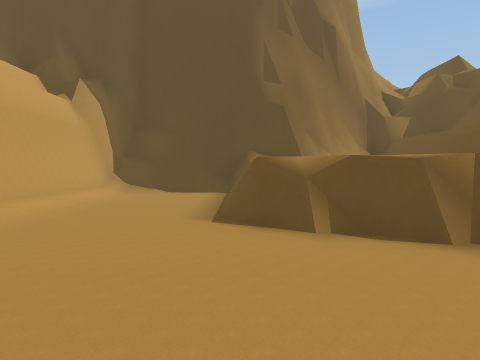
View 1 (above)

24 first-person views from a walk through a Unity game level. The camera is 1.2 m above the floor, tilts 2° down and sees 70° across. The floor is counted in squares, 1.97 m on a side. Each view is taken from the middle of a square. On the plan, view 1 faces up. The plan holds only what a view shows up to about 10 squares ahead; the rest is blank. The place goes on beyond the plan. The player is left out. Some surface patterns are stand-ins.

View 2
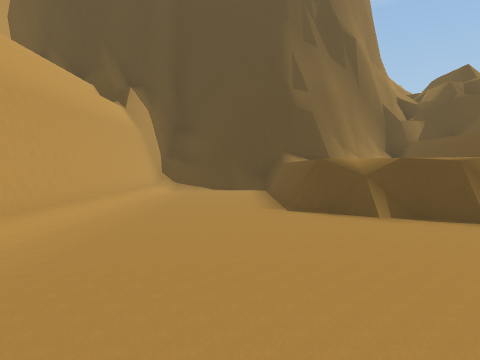

View 3
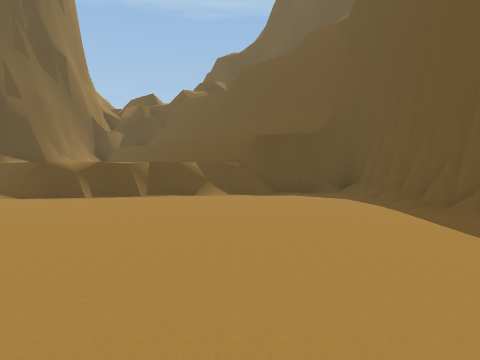

View 4
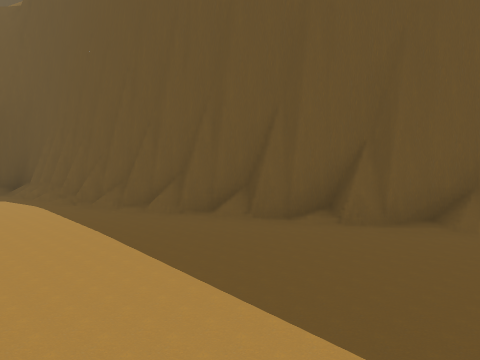

View 5
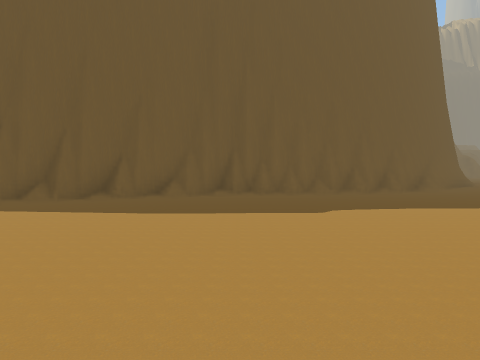

View 6
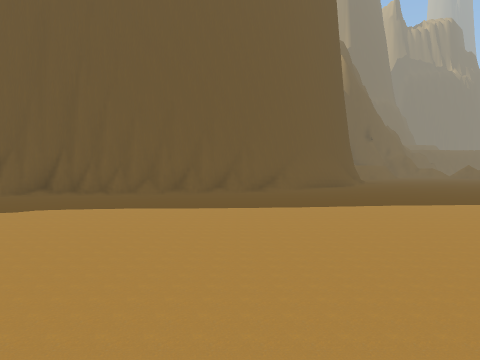

View 7
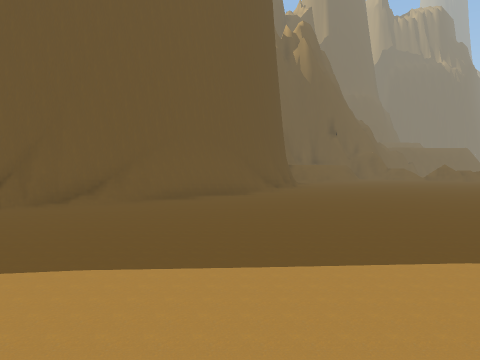

View 8
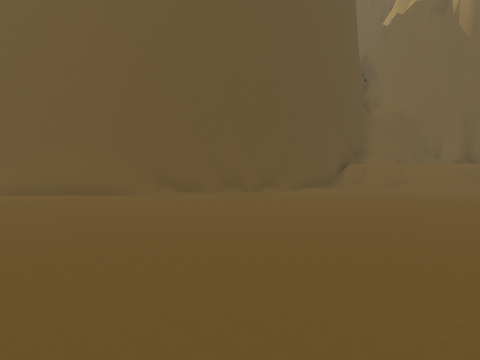

View 9
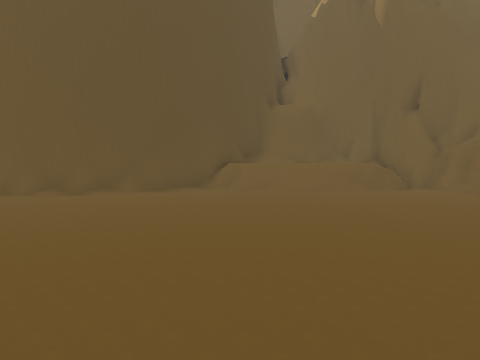

View 10
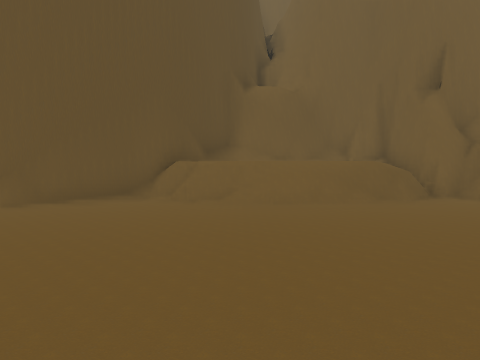

View 11
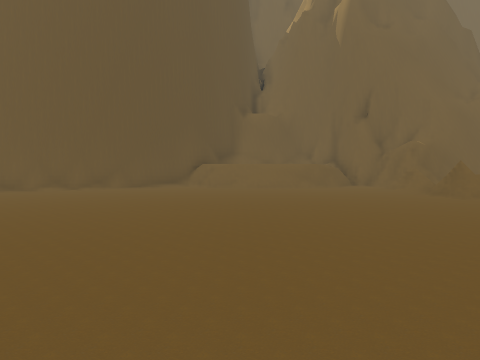

View 12
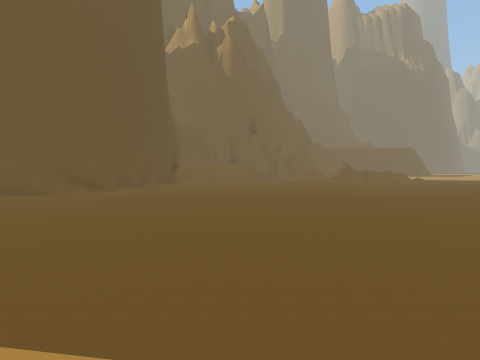

View 13
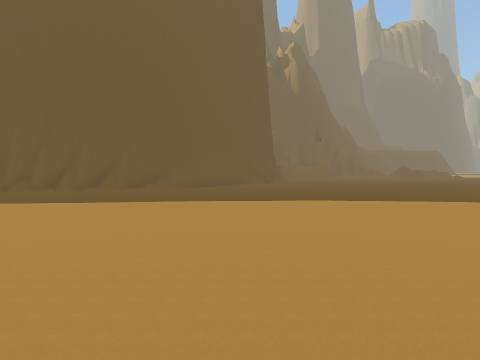

View 14
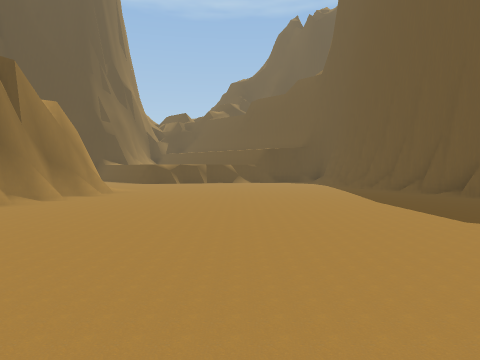

View 15
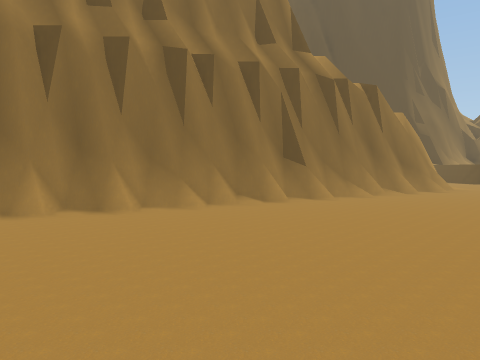

View 16
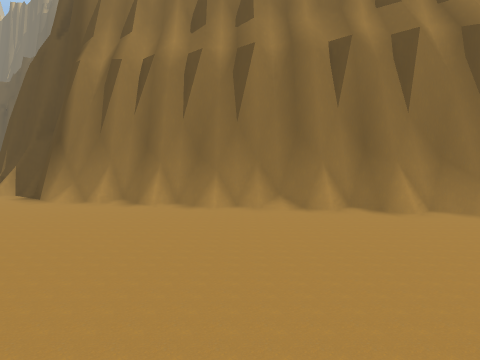

View 17
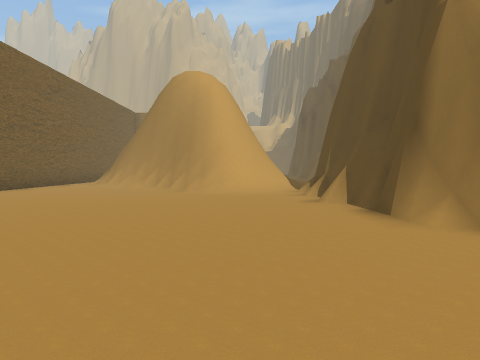

View 18
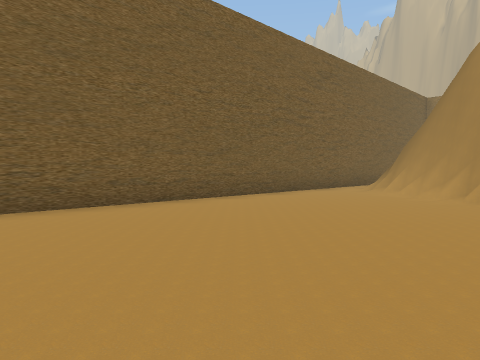

View 19
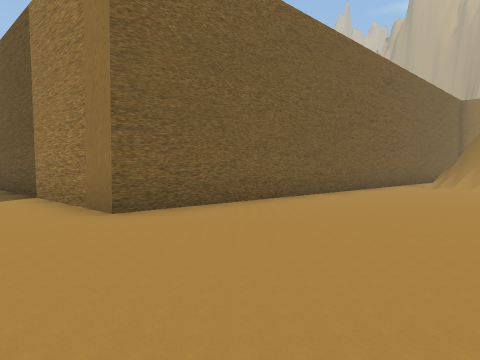

View 20
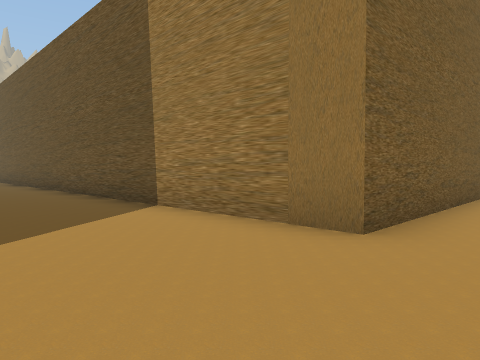

View 21
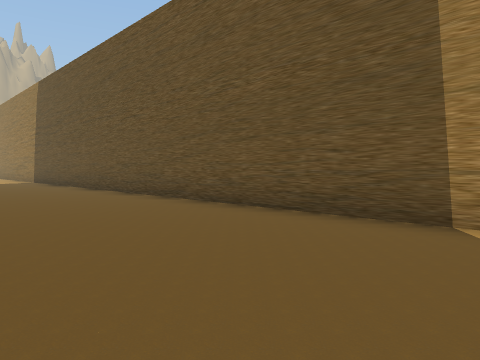

View 22
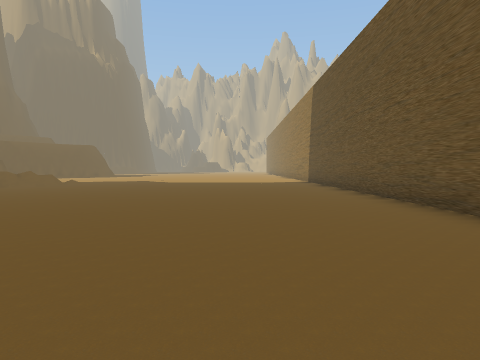

View 23
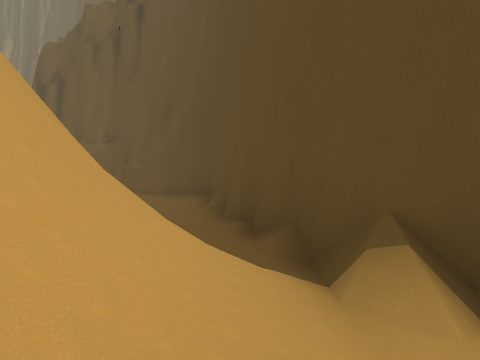

View 24
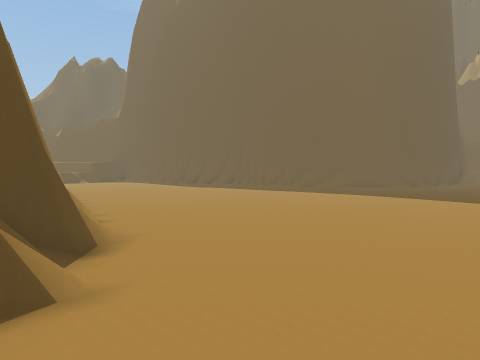

### Floor plan
Key: @ floor where view 1 was taken; # wall or solid block; x gap in a wall; . main floor; : floor 1.5 m higher than the main floor; / step, stairs or slope; = window, fence, low wall or low ledge; ^ raised ledge.
Columns run from 26 left of view 1 to 6 right of it. Each row starts with its distance up from view 1.
  9                       #######
  8                        /..#
  7                        /..#
  6                        /..#
  5                        /..#
  4                        /..#^^ ^
  3                        /....#^^
  2                        /...../##
  1                       #/.......##
  0                     ###...@.....#
 -1                   ###..........##
 -2                  ###..........##
 -3                ###............#
 -4 ##           ###.............##
 -5 .###       ###...............#
 -6 ...###   ####...............##
 -7   ///######.................#
 -8    #//......................#
 -9    ##/.....................##
-10    ##/....................##
-11    ##....................##
-12   ##.....................#
-13  ##/.....................#
-14  ##.....................##
-15   ......................#
-16   ##########............#
-17            #............#
-18            #............##
-19            #.............#
-20            #.............##
-21            #..............#
-22            #..............##
-23            #...............##
-24            #...............=##
-25            #..............// ##
-26            #............../: ##
-27            #..............=  =#
-28            #...............x ##
-29            #...............=###

Positions as (right, up) in squares from view 1, and headings:
1: (0, 0), facing up
2: (-1, -1), facing up
3: (-2, -4), facing up-right
4: (-2, -5), facing right
5: (-5, -3), facing down-right
6: (-8, -6), facing down-right
7: (-8, -11), facing down-right
8: (-10, -20), facing right
9: (-9, -24), facing right
10: (-6, -25), facing right
11: (-11, -25), facing right
12: (-11, -15), facing down-right
13: (-11, -8), facing down-right
14: (-7, -8), facing up-right
15: (-9, -9), facing up
16: (-9, -9), facing up-left
17: (-12, -9), facing left
18: (-15, -10), facing down-left
19: (-13, -11), facing down-left
20: (-12, -14), facing down-left
21: (-11, -18), facing down-left
22: (-12, -19), facing down
23: (-20, -9), facing up-left
24: (-21, -9), facing right
